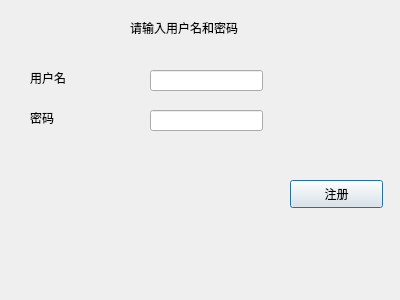
<?xml version="1.0" encoding="UTF-8"?>
<ui version="4.0">
 <class>Dialog</class>
 <widget class="QDialog" name="Dialog">
  <property name="geometry">
   <rect>
    <x>0</x>
    <y>0</y>
    <width>400</width>
    <height>300</height>
   </rect>
  </property>
  <property name="windowTitle">
   <string>Dialog</string>
  </property>
  <widget class="QLabel" name="label">
   <property name="geometry">
    <rect>
     <x>130</x>
     <y>20</y>
     <width>141</width>
     <height>16</height>
    </rect>
   </property>
   <property name="text">
    <string>请输入用户名和密码</string>
   </property>
  </widget>
  <widget class="QLabel" name="label_2">
   <property name="geometry">
    <rect>
     <x>30</x>
     <y>70</y>
     <width>72</width>
     <height>15</height>
    </rect>
   </property>
   <property name="text">
    <string>用户名</string>
   </property>
  </widget>
  <widget class="QLineEdit" name="lineEdit">
   <property name="geometry">
    <rect>
     <x>150</x>
     <y>70</y>
     <width>113</width>
     <height>21</height>
    </rect>
   </property>
  </widget>
  <widget class="QLineEdit" name="lineEdit_2">
   <property name="geometry">
    <rect>
     <x>150</x>
     <y>110</y>
     <width>113</width>
     <height>21</height>
    </rect>
   </property>
  </widget>
  <widget class="QLabel" name="label_3">
   <property name="geometry">
    <rect>
     <x>30</x>
     <y>110</y>
     <width>72</width>
     <height>15</height>
    </rect>
   </property>
   <property name="text">
    <string>密码</string>
   </property>
  </widget>
  <widget class="QPushButton" name="pushButton">
   <property name="geometry">
    <rect>
     <x>290</x>
     <y>180</y>
     <width>93</width>
     <height>28</height>
    </rect>
   </property>
   <property name="text">
    <string>注册</string>
   </property>
  </widget>
 </widget>
 <resources/>
 <connections/>
</ui>
